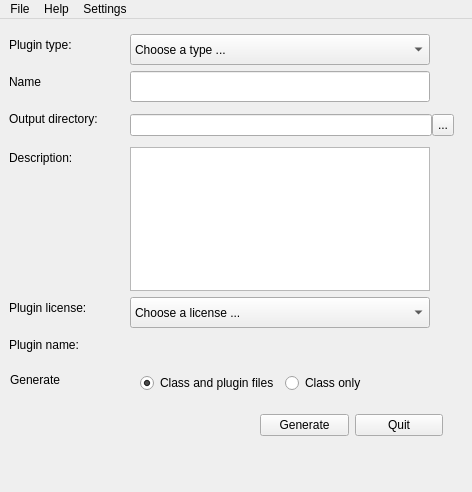
<?xml version="1.0" encoding="UTF-8"?>
<ui version="4.0">
 <class>medPluginGeneratorMainWindow</class>
 <widget class="QMainWindow" name="medPluginGeneratorMainWindow">
  <property name="geometry">
   <rect>
    <x>0</x>
    <y>0</y>
    <width>472</width>
    <height>492</height>
   </rect>
  </property>
  <property name="sizePolicy">
   <sizepolicy hsizetype="Fixed" vsizetype="Fixed">
    <horstretch>0</horstretch>
    <verstretch>0</verstretch>
   </sizepolicy>
  </property>
  <property name="windowTitle">
   <string>Plugin generator</string>
  </property>
  <property name="unifiedTitleAndToolBarOnMac">
   <bool>false</bool>
  </property>
  <widget class="QWidget" name="centralwidget">
   <widget class="QLabel" name="pluginTypeLabel">
    <property name="geometry">
     <rect>
      <x>9</x>
      <y>15</y>
      <width>78</width>
      <height>21</height>
     </rect>
    </property>
    <property name="text">
     <string>Plugin type:</string>
    </property>
    <property name="buddy">
     <cstring>pluginTypeCombo</cstring>
    </property>
   </widget>
   <widget class="QComboBox" name="pluginTypeCombo">
    <property name="geometry">
     <rect>
      <x>130</x>
      <y>15</y>
      <width>300</width>
      <height>31</height>
     </rect>
    </property>
    <property name="minimumSize">
     <size>
      <width>300</width>
      <height>0</height>
     </size>
    </property>
    <item>
     <property name="text">
      <string>Choose a type ...</string>
     </property>
    </item>
    <item>
     <property name="text">
      <string>Data</string>
     </property>
    </item>
    <item>
     <property name="text">
      <string>View</string>
     </property>
    </item>
    <item>
     <property name="text">
      <string>Layered View</string>
     </property>
    </item>
    <item>
     <property name="text">
      <string>Image View</string>
     </property>
    </item>
    <item>
     <property name="text">
      <string>Interactor for view</string>
     </property>
    </item>
    <item>
     <property name="text">
      <string>Interactor for layered view</string>
     </property>
    </item>
    <item>
     <property name="text">
      <string>Interactor for image view</string>
     </property>
    </item>
    <item>
     <property name="text">
      <string>Navigator for view</string>
     </property>
    </item>
    <item>
     <property name="text">
      <string>Navigator for layered view</string>
     </property>
    </item>
    <item>
     <property name="text">
      <string>Navigator for image view</string>
     </property>
    </item>
    <item>
     <property name="text">
      <string>Data reader</string>
     </property>
    </item>
    <item>
     <property name="text">
      <string>Data writer</string>
     </property>
    </item>
    <item>
     <property name="text">
      <string>Filtering</string>
     </property>
    </item>
    <item>
     <property name="text">
      <string>Registration</string>
     </property>
    </item>
    <item>
     <property name="text">
      <string>Workspace</string>
     </property>
    </item>
   </widget>
   <widget class="QLabel" name="nameLabel">
    <property name="geometry">
     <rect>
      <x>9</x>
      <y>52</y>
      <width>37</width>
      <height>21</height>
     </rect>
    </property>
    <property name="text">
     <string>Name</string>
    </property>
    <property name="buddy">
     <cstring>nameLineEdit</cstring>
    </property>
   </widget>
   <widget class="QLineEdit" name="nameLineEdit">
    <property name="geometry">
     <rect>
      <x>130</x>
      <y>52</y>
      <width>300</width>
      <height>31</height>
     </rect>
    </property>
    <property name="minimumSize">
     <size>
      <width>300</width>
      <height>0</height>
     </size>
    </property>
   </widget>
   <widget class="QLabel" name="outputPathLabel">
    <property name="geometry">
     <rect>
      <x>9</x>
      <y>89</y>
      <width>115</width>
      <height>21</height>
     </rect>
    </property>
    <property name="text">
     <string>Output directory:</string>
    </property>
    <property name="buddy">
     <cstring>pathLineEdit</cstring>
    </property>
   </widget>
   <widget class="QLabel" name="descriptionLabel">
    <property name="geometry">
     <rect>
      <x>9</x>
      <y>128</y>
      <width>79</width>
      <height>21</height>
     </rect>
    </property>
    <property name="text">
     <string>Description:</string>
    </property>
   </widget>
   <widget class="QTextEdit" name="descriptionTextEdit">
    <property name="geometry">
     <rect>
      <x>130</x>
      <y>128</y>
      <width>300</width>
      <height>144</height>
     </rect>
    </property>
    <property name="sizePolicy">
     <sizepolicy hsizetype="Fixed" vsizetype="Preferred">
      <horstretch>0</horstretch>
      <verstretch>0</verstretch>
     </sizepolicy>
    </property>
    <property name="minimumSize">
     <size>
      <width>300</width>
      <height>100</height>
     </size>
    </property>
    <property name="maximumSize">
     <size>
      <width>300</width>
      <height>16777215</height>
     </size>
    </property>
    <property name="text" stdset="0">
     <string/>
    </property>
   </widget>
   <widget class="QLabel" name="pluginLicenseLabel">
    <property name="geometry">
     <rect>
      <x>9</x>
      <y>278</y>
      <width>95</width>
      <height>21</height>
     </rect>
    </property>
    <property name="text">
     <string>Plugin license:</string>
    </property>
    <property name="buddy">
     <cstring>pluginTypeCombo</cstring>
    </property>
   </widget>
   <widget class="QComboBox" name="pluginLicenseCombo">
    <property name="geometry">
     <rect>
      <x>130</x>
      <y>278</y>
      <width>300</width>
      <height>31</height>
     </rect>
    </property>
    <property name="minimumSize">
     <size>
      <width>300</width>
      <height>0</height>
     </size>
    </property>
    <item>
     <property name="text">
      <string>Choose a license ...</string>
     </property>
    </item>
    <item>
     <property name="text">
      <string>Apache</string>
     </property>
    </item>
    <item>
     <property name="text">
      <string>Artistic</string>
     </property>
    </item>
    <item>
     <property name="text">
      <string>BSD</string>
     </property>
    </item>
    <item>
     <property name="text">
      <string>Cecill</string>
     </property>
    </item>
    <item>
     <property name="text">
      <string>GPL</string>
     </property>
    </item>
    <item>
     <property name="text">
      <string>LGPL</string>
     </property>
    </item>
   </widget>
   <widget class="QLabel" name="outputPluginLabel">
    <property name="geometry">
     <rect>
      <x>9</x>
      <y>315</y>
      <width>83</width>
      <height>21</height>
     </rect>
    </property>
    <property name="text">
     <string>Plugin name:</string>
    </property>
   </widget>
   <widget class="QLabel" name="outputNameLabel">
    <property name="geometry">
     <rect>
      <x>130</x>
      <y>315</y>
      <width>300</width>
      <height>20</height>
     </rect>
    </property>
    <property name="sizePolicy">
     <sizepolicy hsizetype="Fixed" vsizetype="Preferred">
      <horstretch>0</horstretch>
      <verstretch>0</verstretch>
     </sizepolicy>
    </property>
    <property name="minimumSize">
     <size>
      <width>300</width>
      <height>0</height>
     </size>
    </property>
    <property name="maximumSize">
     <size>
      <width>300</width>
      <height>16777215</height>
     </size>
    </property>
    <property name="text">
     <string/>
    </property>
    <property name="scaledContents">
     <bool>true</bool>
    </property>
    <property name="alignment">
     <set>Qt::AlignRight|Qt::AlignTrailing|Qt::AlignVCenter</set>
    </property>
   </widget>
   <widget class="QWidget" name="">
    <property name="geometry">
     <rect>
      <x>120</x>
      <y>390</y>
      <width>323</width>
      <height>33</height>
     </rect>
    </property>
    <layout class="QHBoxLayout" name="horizontalLayout_4" stretch="0,0,0">
     <property name="leftMargin">
      <number>100</number>
     </property>
     <property name="topMargin">
      <number>0</number>
     </property>
     <item>
      <spacer name="horizontalSpacer">
       <property name="orientation">
        <enum>Qt::Horizontal</enum>
       </property>
       <property name="sizeType">
        <enum>QSizePolicy::Maximum</enum>
       </property>
       <property name="sizeHint" stdset="0">
        <size>
         <width>40</width>
         <height>20</height>
        </size>
       </property>
      </spacer>
     </item>
     <item>
      <widget class="QPushButton" name="generateButton">
       <property name="text">
        <string>Generate</string>
       </property>
      </widget>
     </item>
     <item>
      <widget class="QPushButton" name="quitButton">
       <property name="text">
        <string>Quit</string>
       </property>
      </widget>
     </item>
    </layout>
   </widget>
   <widget class="QLabel" name="generateLabel">
    <property name="geometry">
     <rect>
      <x>10</x>
      <y>350</y>
      <width>67</width>
      <height>21</height>
     </rect>
    </property>
    <property name="text">
     <string>Generate</string>
    </property>
   </widget>
   <widget class="QWidget" name="">
    <property name="geometry">
     <rect>
      <x>130</x>
      <y>90</y>
      <width>324</width>
      <height>33</height>
     </rect>
    </property>
    <layout class="QHBoxLayout" name="horizontalLayout">
     <property name="spacing">
      <number>0</number>
     </property>
     <item>
      <widget class="QLineEdit" name="pathLineEdit">
       <property name="minimumSize">
        <size>
         <width>300</width>
         <height>0</height>
        </size>
       </property>
       <property name="readOnly">
        <bool>false</bool>
       </property>
      </widget>
     </item>
     <item>
      <widget class="QToolButton" name="pathToolButton">
       <property name="sizePolicy">
        <sizepolicy hsizetype="Fixed" vsizetype="Fixed">
         <horstretch>0</horstretch>
         <verstretch>0</verstretch>
        </sizepolicy>
       </property>
       <property name="maximumSize">
        <size>
         <width>22</width>
         <height>22</height>
        </size>
       </property>
       <property name="text">
        <string>...</string>
       </property>
      </widget>
     </item>
    </layout>
   </widget>
   <widget class="QWidget" name="">
    <property name="geometry">
     <rect>
      <x>140</x>
      <y>350</y>
      <width>271</width>
      <height>28</height>
     </rect>
    </property>
    <layout class="QHBoxLayout" name="horizontalLayout_2">
     <item>
      <widget class="QRadioButton" name="radioButton_2">
       <property name="text">
        <string>Class and plugin files</string>
       </property>
       <property name="checked">
        <bool>true</bool>
       </property>
      </widget>
     </item>
     <item>
      <widget class="QRadioButton" name="classOnlyradioButton">
       <property name="text">
        <string>Class only</string>
       </property>
      </widget>
     </item>
    </layout>
   </widget>
  </widget>
  <widget class="QMenuBar" name="menubar">
   <property name="geometry">
    <rect>
     <x>0</x>
     <y>0</y>
     <width>472</width>
     <height>29</height>
    </rect>
   </property>
   <widget class="QMenu" name="menuFile">
    <property name="title">
     <string>File</string>
    </property>
    <addaction name="generateAction"/>
    <addaction name="separator"/>
    <addaction name="quitAction"/>
   </widget>
   <widget class="QMenu" name="menuHelp">
    <property name="title">
     <string>Help</string>
    </property>
    <addaction name="aboutAction"/>
   </widget>
   <widget class="QMenu" name="menuSettings">
    <property name="title">
     <string>Settings</string>
    </property>
    <addaction name="actionDefault_Path"/>
   </widget>
   <addaction name="menuFile"/>
   <addaction name="menuHelp"/>
   <addaction name="menuSettings"/>
  </widget>
  <action name="quitAction">
   <property name="text">
    <string>Quit</string>
   </property>
  </action>
  <action name="generateAction">
   <property name="text">
    <string>Generate</string>
   </property>
   <property name="shortcut">
    <string>Ctrl+G</string>
   </property>
  </action>
  <action name="helpContentsAction">
   <property name="text">
    <string>Help contents</string>
   </property>
  </action>
  <action name="aboutAction">
   <property name="text">
    <string>About</string>
   </property>
  </action>
  <action name="actionDefault_Path">
   <property name="text">
    <string>DefaultPath...</string>
   </property>
  </action>
 </widget>
 <resources/>
 <connections/>
</ui>
